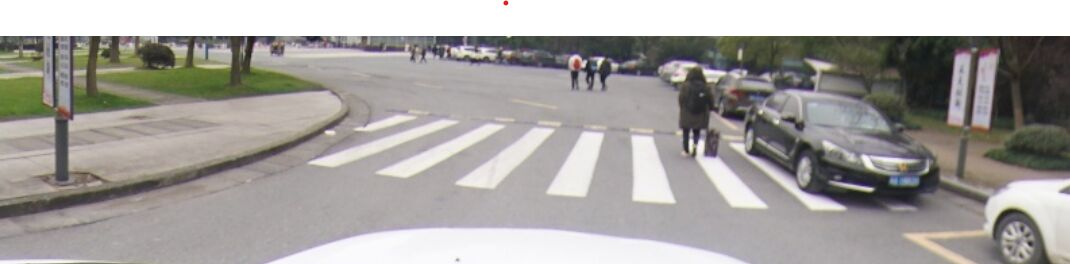
#> input picture person3.jpg, 1070 x 264 px
$ python Person_detect.py
#> lines starting #> are read from the running program, lines starting #| are printed output that depends on the picture; after the words box and inside, x2 and y2 are one past the last pixel; in counts of white or black regions, pixels touching at a corner belong together
import cv2
from imutils.object_detection import non_max_suppression
import numpy as np
#t14--------------------------------------
#实现人体检测
img = cv2.imread('../person3.jpg')
#> img is the input picture: shape (264, 1070, 3); mean B, G, R 158.4, 161.3, 164.6
orig = img.copy()

# 定义HOG对象，采用默认参数，或者按照下面的格式自己设置
defaultHog = cv2.HOGDescriptor()
# 设置SVM分类器，用默认分类器
defaultHog.setSVMDetector(cv2.HOGDescriptor_getDefaultPeopleDetector())
# 只对ROI进行裁剪，img[height_begin:height_end,width_begin:width_end]
roi = img[0:260, 0:1070]
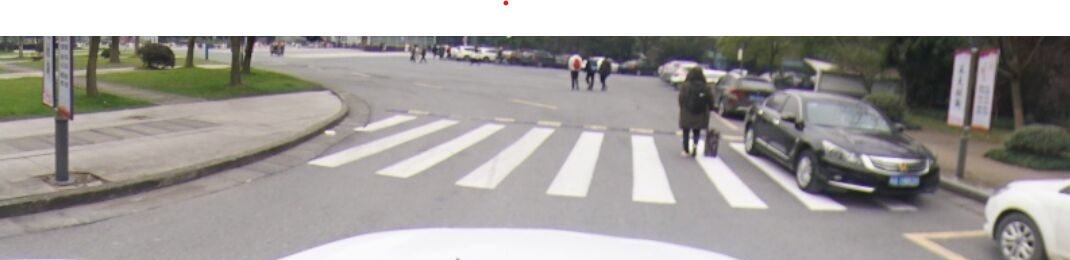
#> roi: shape (260, 1070, 3); mean B, G, R 157.7, 160.6, 163.9
cv2.imshow("roi", roi)
cv2.imwrite("../roi.jpg", roi)
(rects, weights) = defaultHog.detectMultiScale(roi, winStride=(4, 4), padding=(8, 8), scale=1.05)
#> rects = [[656, 45, 76, 151]]; weights = [2.29]
rects = np.array([[x, y, x + w, y + h] for (x, y, w, h) in rects])
#> rects = [[656, 45, 732, 196]]
pick = non_max_suppression(rects, probs=None, overlapThresh=0.65)
#> pick = [[656, 45, 732, 196]]
for (xA, yA, xB, yB) in pick:
    cv2.rectangle(roi, (xA, yA), (xB, yB), (0, 255, 0), 2)
#> this loop made 1 pass
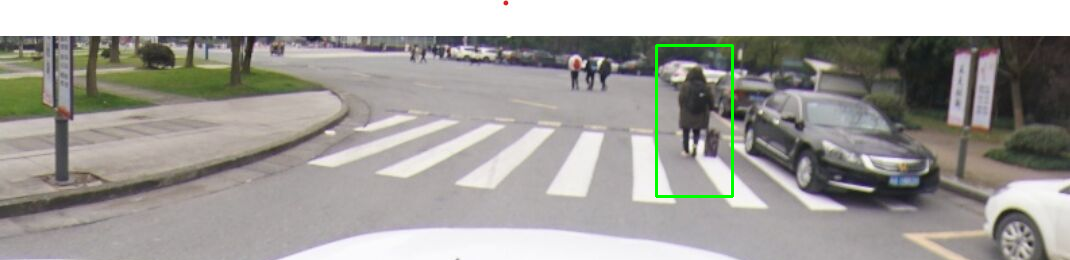
#> roi: shape (260, 1070, 3); 0.49% of pixels changed, all inside (x1, y1, x2, y2) = (655, 44, 734, 198)

cv2.imshow("roi", roi)
cv2.imwrite("../roi_out.jpg", roi)
cv2.waitKey(0)

$ run again, with face.jpg copied over person3.jpg
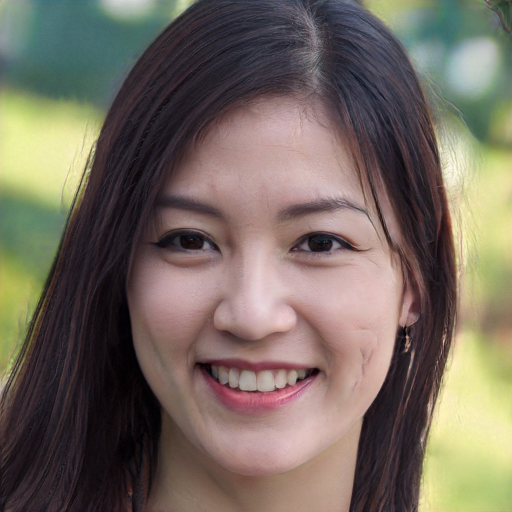
#> input picture face.jpg, 1024 x 1024 px (shown at 1/2 size)
#> img is the input picture: shape (1024, 1024, 3); mean B, G, R 95.7, 106.8, 117.4
#> `roi = img[0:260, 0:1070]`:
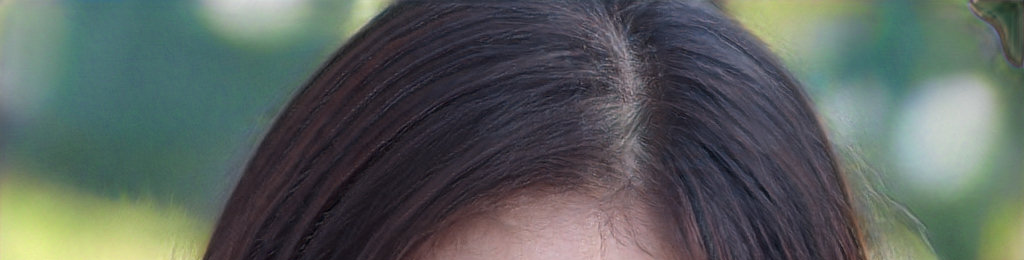
#> roi: shape (260, 1024, 3); mean B, G, R 93.4, 97.2, 89.2
#> `(rects, weights) = defaultHog.detectMultiScale(roi, winStride=(4, 4), ..`: rects = ()
#> `rects = np.array([[x, y, x + w, y + h] for (x, y, w, h) in rects])`: rects = empty array
#> pick = []

$ run again, with test.jpg copied over person3.jpg
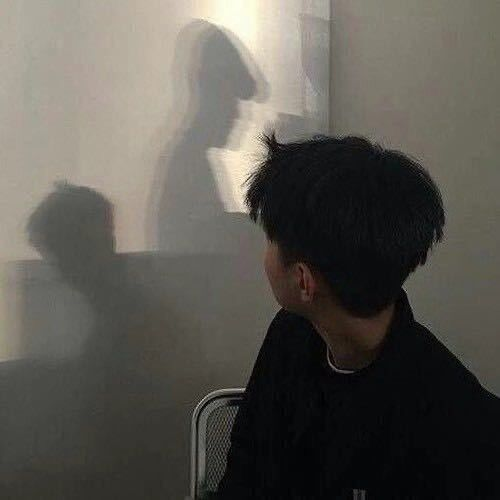
#> input picture test.jpg, 500 x 500 px
#> img is the input picture: shape (500, 500, 3); mean B, G, R 81.3, 87.9, 90.9
#> `roi = img[0:260, 0:1070]`:
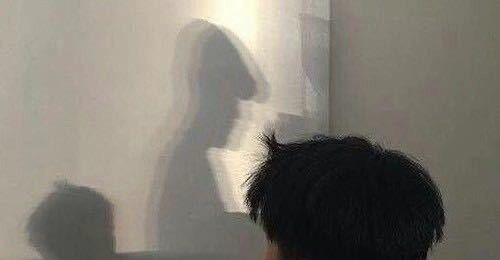
#> roi: shape (260, 500, 3); mean B, G, R 114.1, 123.7, 128.4
#> `(rects, weights) = defaultHog.detectMultiScale(roi, winStride=(4, 4), ..`: rects = ()
#> `rects = np.array([[x, y, x + w, y + h] for (x, y, w, h) in rects])`: rects = empty array
#> pick = []
